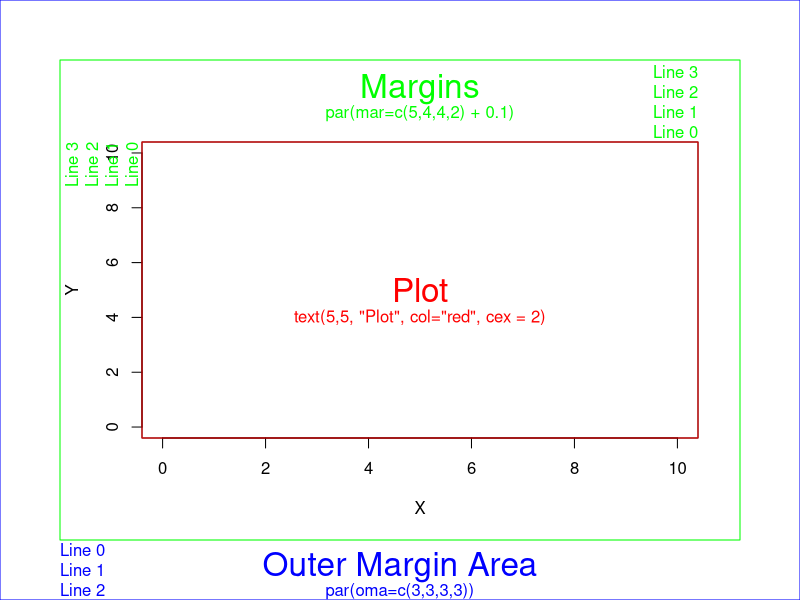

The R script that drew this image:
################################################
# Title: R Margins, single figure example  
# Date: 2008-02-04  
# Project: CFL R graphics  
###############################################

rm(list = ls())     # clear objects  
graphics.off()      # close graphics windows   

# Generate data  
x = 0:10;  
y = 0:10;  

# Plot the data  

# - Specify the layout parameters before any plotting  
#   If you don't specify them before any plotting, the  
#   results will be inconsistent and misaligned.  
#  
# - oma stands for 'Outer Margin Area', or the total margin space that is outside  
#   of the standard plotting region (see graph)  
#  
# - The vector is ordered, the first value corresponding to the bottom. The entire  
#   array is c(bottom, left, top, right)  
#  
# - All of the alternatives are:  
#   - oma: Specify width of margins in number of lines  
#   - omi: Specify width of margins in inches  
#   - omd: Specify width of margins in 'device coordinates'  
#       - Device coordinates place (0,0) in the upper left and (1,1) in the  
#         lower right corner  

par(oma=c(3,3,3,3))  # all sides have 3 lines of space  
#par(omi=c(1,1,1,1)) # alternative, uncomment this and comment the previous line to try  

# - The mar command represents the figure margins. The vector is in the same ordering of  
#   the oma commands.  
#   
# - The default size is c(5,4,4,2) + 0.1, (equivalent to c(5.1,4.1,4.1,2.1)).   
#  
# - The axes tick marks will go in the first line of the left and bottom with the axis  
#   label going in the second line.  
#  
# - The title will fit in the third line on the top of the graph.   
#  
# - All of the alternatives are:  
#   - mar: Specify the margins of the figure in number of lines  
#   - mai: Specify the margins of the figure in number of inches  

par(mar=c(5,4,4,2) + 0.1)   
#par(mai=c(2,1.5,1.5,.5)) # alternative, uncomment this and comment the previous line  

# Plot  
plot(x, y, type="n", xlab="X", ylab="Y")    # type="n" hides the points  

# Place text in the plot and color everything plot-related red  
text(x = 5, y = 5, labels = "Plot", col="red", cex=2)  
text(x = 5,y = 4, labels = "text(5,5, \"Plot\", col=\"red\", cex = 2)", col="red", cex=1)  
box(which = "plot", col="red") # which characterize where to draw the box, which can be 
# "plot", "figure", "inner" and "outer"

# Place text in the margins and label the margins, all in green  
mtext(text = "Margins", side=3, line=2, cex=2, col="green")  
mtext(text = "par(mar=c(5,4,4,2) + 0.1)", side=3, line=1, cex=1, col="green")  
mtext(text = "Line 0", side=3, line=0, adj=1.0, cex=1, col="green")  
mtext(text = "Line 1", side=3, line=1, adj=1.0, cex=1, col="green")  
mtext(text = "Line 2", side=3, line=2, adj=1.0, cex=1, col="green")  
mtext(text = "Line 3", side=3, line=3, adj=1.0, cex=1, col="green")  
mtext(text = "Line 0", side=2, line=0, adj=1.0, cex=1, col="green")  
mtext(text = "Line 1", side=2, line=1, adj=1.0, cex=1, col="green")  
mtext(text = "Line 2", side=2, line=2, adj=1.0, cex=1, col="green")  
mtext(text = "Line 3", side=2, line=3, adj=1.0, cex=1, col="green")  
box(which = "figure", col="green")  

# Label the outer margin area and color it blue  
# Note the 'outer=TRUE' command moves us from the figure margins to the outer  
# margins.  
mtext(text = "Outer Margin Area", side=1, line=1, cex=2, col="blue", outer=TRUE)  
mtext(text = "par(oma=c(3,3,3,3))", side=1, line=2, cex=1, col="blue", outer=TRUE)  
mtext(text = "Line 0", side=1, line=0, adj=0.0, cex=1, col="blue", outer=TRUE)  
mtext(text = "Line 1", side=1, line=1, adj=0.0, cex=1, col="blue", outer=TRUE)  
mtext(text = "Line 2", side=1, line=2, adj=0.0, cex=1, col="blue", outer=TRUE)  
box(which = "outer", col="blue")
